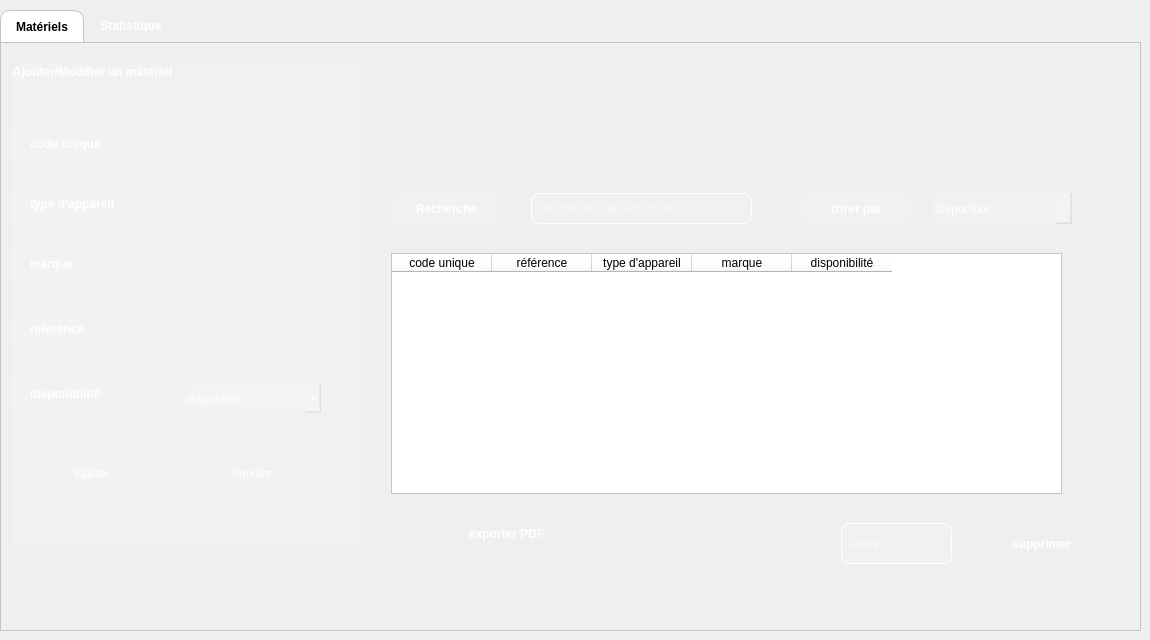
    <widget class="QWidget" name="page_6">
     <widget class="QTabWidget" name="tabWidget_5">
      <property name="geometry">
       <rect>
        <x>0</x>
        <y>10</y>
        <width>1141</width>
        <height>621</height>
       </rect>
      </property>
      <property name="font">
       <font>
        <bold>true</bold>
       </font>
      </property>
      <property name="styleSheet">
       <string notr="true">/* Style for the QTabWidget (the container) */
QTabWidget::pane {
    /* Removes the border around the content area */
    border: 1px solid #c4c4c4;
}

/* Style for the QTabBar (the tab buttons themselves) */
QTabBar {
    border-top-left-radius: 10px;
    border-top-right-radius: 10px;
}

/* Style for the selected tab */
QTabBar::tab:selected {
    background-color: white; /* White background for the active tab */
    color: black; /* Black text for the active tab */
    border: 1px solid #c4c4c4; /* A light border */
    border-bottom: none; /* No border at the bottom to blend with the content pane */
    border-top-left-radius: 10px;
    border-top-right-radius: 10px;
    padding: 8px 15px; /* Add some padding for spacing */
}

/* Style for the unselected tabs */
QTabBar::tab:!selected {
    background-color: transparent; /* Transparent background for inactive tabs */
    color: white; /* White text for inactive tabs */
    border: 1px solid transparent; /* Transparent border */
    padding: 8px 15px; /* Add some padding for spacing */
}

/* Style for the unselected tabs on hover */
QTabBar::tab:!selected:hover {
    background-color: rgba(255, 255, 255, 0.1); /* A subtle white transparency on hover */
}</string>
      </property>
      <property name="currentIndex">
       <number>0</number>
      </property>
      <widget class="QWidget" name="tab_11">
       <attribute name="title">
        <string>Matériels</string>
       </attribute>
       <widget class="QPushButton" name="pushButton_27">
        <property name="geometry">
         <rect>
          <x>390</x>
          <y>150</y>
          <width>111</width>
          <height>31</height>
         </rect>
        </property>
        <property name="font">
         <font>
          <bold>true</bold>
         </font>
        </property>
        <property name="styleSheet">
         <string notr="true">background-color: rgba(255, 255, 255, 30); /* Semi-transparent white background */
    color: white; /* Text color */
  
    border-radius: 8px; /* Rounded corners */
    padding: 5px; /* Adds space inside the widget for text, so it's not right up against the edges */</string>
        </property>
        <property name="text">
         <string>Recherche</string>
        </property>
       </widget>
       <widget class="QLineEdit" name="lineEdit_36">
        <property name="geometry">
         <rect>
          <x>530</x>
          <y>150</y>
          <width>221</width>
          <height>31</height>
         </rect>
        </property>
        <property name="styleSheet">
         <string notr="true">QLineEdit {
    background-color: rgba(255, 255, 255, 30); /* Semi-transparent white background */
    color: white; /* Text color */
    border: 1px solid white; /* A subtle, semi-transparent white border */
    border-radius: 8px; /* Rounded corners */
    padding: 5px; /* Adds space inside the widget for text, so it's not right up against the edges */
}</string>
        </property>
        <property name="placeholderText">
         <string>Recherche par mot-clé ou ....</string>
        </property>
       </widget>
       <widget class="QPushButton" name="pushButton_28">
        <property name="geometry">
         <rect>
          <x>980</x>
          <y>480</y>
          <width>121</width>
          <height>41</height>
         </rect>
        </property>
        <property name="styleSheet">
         <string notr="true">QPushButton {
    /* 1. Base Orange &quot;Sun&quot; Background (Gradient for a slight shine) */
    background-color: qlineargradient(
        x1: 0, y1: 0, x2: 0, y2: 1,
        stop: 0 #ff8c00,   /* Darker orange at the top */
        stop: 1 #ffa500    /* Lighter orange at the bottom */
    );
    color: white; /* White text for contrast */
    border: 2px solid transparent; /* Transparent border initially */
    border-radius: 8px;
    padding: 10px 20px;
    font-weight: bold;
}

QPushButton:hover {
    /* 2. Bright Contour (Border) when the mouse passes over */
    border: 2px solid #ffcc00; /* Bright yellow border (the glow) */
    background-color: qlineargradient(
        x1: 0, y1: 0, x2: 0, y2: 1,
        stop: 0 #ff951a,   /* Slightly brighter background on hover */
        stop: 1 #ffb01a
    );
}

QPushButton:pressed {
    /* 3. Darker press effect */
    background-color: rgb(0, 170, 127); /* Solid darker orange */
    border: 2px solid #ffcc00;
}</string>
        </property>
        <property name="text">
         <string>supprimer</string>
        </property>
       </widget>
       <widget class="QPushButton" name="pushButton_29">
        <property name="geometry">
         <rect>
          <x>430</x>
          <y>470</y>
          <width>151</width>
          <height>41</height>
         </rect>
        </property>
        <property name="styleSheet">
         <string notr="true">QPushButton {
    /* 1. Base Orange &quot;Sun&quot; Background (Gradient for a slight shine) */
    background-color: qlineargradient(
        x1: 0, y1: 0, x2: 0, y2: 1,
        stop: 0 #ff8c00,   /* Darker orange at the top */
        stop: 1 #ffa500    /* Lighter orange at the bottom */
    );
    color: white; /* White text for contrast */
    border: 2px solid transparent; /* Transparent border initially */
    border-radius: 8px;
    padding: 10px 20px;
    font-weight: bold;
}

QPushButton:hover {
    /* 2. Bright Contour (Border) when the mouse passes over */
    border: 2px solid #ffcc00; /* Bright yellow border (the glow) */
    background-color: qlineargradient(
        x1: 0, y1: 0, x2: 0, y2: 1,
        stop: 0 #ff951a,   /* Slightly brighter background on hover */
        stop: 1 #ffb01a
    );
}

QPushButton:pressed {
    /* 3. Darker press effect */
    background-color: rgb(0, 170, 127); /* Solid darker orange */
    border: 2px solid #ffcc00;
}</string>
        </property>
        <property name="text">
         <string>exporter PDF</string>
        </property>
       </widget>
       <widget class="QPushButton" name="pushButton_30">
        <property name="geometry">
         <rect>
          <x>800</x>
          <y>150</y>
          <width>111</width>
          <height>31</height>
         </rect>
        </property>
        <property name="font">
         <font>
          <bold>true</bold>
         </font>
        </property>
        <property name="styleSheet">
         <string notr="true">background-color: rgba(255, 255, 255, 30); /* Semi-transparent white background */
    color: white; /* Text color */
  
    border-radius: 8px; /* Rounded corners */
    padding: 5px; /* Adds space inside the widget for text, so it's not right up against the edges */</string>
        </property>
        <property name="text">
         <string>trirer par</string>
        </property>
       </widget>
       <widget class="QLabel" name="label_48">
        <property name="geometry">
         <rect>
          <x>970</x>
          <y>0</y>
          <width>161</width>
          <height>151</height>
         </rect>
        </property>
        <property name="styleSheet">
         <string notr="true">image: url(:/images/logo.png);
background-color: transparent;
</string>
        </property>
        <property name="text">
         <string/>
        </property>
       </widget>
       <widget class="QGroupBox" name="groupBox_2">
        <property name="geometry">
         <rect>
          <x>10</x>
          <y>20</y>
          <width>351</width>
          <height>481</height>
         </rect>
        </property>
        <property name="font">
         <font>
          <bold>true</bold>
         </font>
        </property>
        <property name="styleSheet">
         <string notr="true">background-color: white; /* White background for the active tab */
    color: black; /* Black text for the active tab */
    border: 1px solid #c4c4c4; /* A light border */
    border-bottom: none; /* No border at the bottom to blend with the content pane */
    border-top-left-radius: 10px;
    border-top-right-radius: 10px;
    padding: 8px 15px; /* Add some padding for spacing */

    background-color: transparent; /* Transparent background for inactive tabs */
    color: white; /* White text for inactive tabs */
    border: 1px solid transparent; /* Transparent border */
    padding: 8px 15px; /* Add some padding for spacing */


    background-color: rgba(255, 255, 255, 0.1); /* A subtle white transparency on hover */</string>
        </property>
        <property name="title">
         <string>Ajouter/Modifier un matériel</string>
        </property>
        <widget class="QLabel" name="label_8">
         <property name="geometry">
          <rect>
           <x>0</x>
           <y>60</y>
           <width>141</width>
           <height>41</height>
          </rect>
         </property>
         <property name="font">
          <font>
           <bold>true</bold>
          </font>
         </property>
         <property name="text">
          <string>code unique</string>
         </property>
        </widget>
        <widget class="QLabel" name="label_9">
         <property name="geometry">
          <rect>
           <x>0</x>
           <y>120</y>
           <width>141</width>
           <height>41</height>
          </rect>
         </property>
         <property name="font">
          <font>
           <bold>true</bold>
          </font>
         </property>
         <property name="text">
          <string>type d'appareil</string>
         </property>
        </widget>
        <widget class="QLabel" name="label_10">
         <property name="geometry">
          <rect>
           <x>0</x>
           <y>180</y>
           <width>101</width>
           <height>41</height>
          </rect>
         </property>
         <property name="font">
          <font>
           <bold>true</bold>
          </font>
         </property>
         <property name="text">
          <string>marque</string>
         </property>
        </widget>
        <widget class="QLabel" name="label_11">
         <property name="geometry">
          <rect>
           <x>0</x>
           <y>250</y>
           <width>111</width>
           <height>31</height>
          </rect>
         </property>
         <property name="font">
          <font>
           <bold>true</bold>
          </font>
         </property>
         <property name="text">
          <string>référence</string>
         </property>
        </widget>
        <widget class="QLabel" name="label_12">
         <property name="geometry">
          <rect>
           <x>0</x>
           <y>310</y>
           <width>131</width>
           <height>41</height>
          </rect>
         </property>
         <property name="font">
          <font>
           <bold>true</bold>
          </font>
         </property>
         <property name="text">
          <string>disponibilité</string>
         </property>
        </widget>
        <widget class="QLineEdit" name="lineEdit_7">
         <property name="geometry">
          <rect>
           <x>160</x>
           <y>60</y>
           <width>161</width>
           <height>41</height>
          </rect>
         </property>
        </widget>
        <widget class="QLineEdit" name="lineEdit_9">
         <property name="geometry">
          <rect>
           <x>160</x>
           <y>120</y>
           <width>151</width>
           <height>41</height>
          </rect>
         </property>
        </widget>
        <widget class="QLineEdit" name="lineEdit_10">
         <property name="geometry">
          <rect>
           <x>160</x>
           <y>180</y>
           <width>161</width>
           <height>41</height>
          </rect>
         </property>
        </widget>
        <widget class="QLineEdit" name="lineEdit_11">
         <property name="geometry">
          <rect>
           <x>160</x>
           <y>250</y>
           <width>161</width>
           <height>31</height>
          </rect>
         </property>
        </widget>
        <widget class="QPushButton" name="pushButton_8">
         <property name="geometry">
          <rect>
           <x>20</x>
           <y>390</y>
           <width>121</width>
           <height>41</height>
          </rect>
         </property>
         <property name="styleSheet">
          <string notr="true">QPushButton {
    /* 1. Base Orange &quot;Sun&quot; Background (Gradient for a slight shine) */
    background-color: qlineargradient(
        x1: 0, y1: 0, x2: 0, y2: 1,
        stop: 0 #ff8c00,   /* Darker orange at the top */
        stop: 1 #ffa500    /* Lighter orange at the bottom */
    );
    color: white; /* White text for contrast */
    border: 2px solid transparent; /* Transparent border initially */
    border-radius: 8px;
    padding: 10px 20px;
    font-weight: bold;
}

QPushButton:hover {
    /* 2. Bright Contour (Border) when the mouse passes over */
    border: 2px solid #ffcc00; /* Bright yellow border (the glow) */
    background-color: qlineargradient(
        x1: 0, y1: 0, x2: 0, y2: 1,
        stop: 0 #ff951a,   /* Slightly brighter background on hover */
        stop: 1 #ffb01a
    );
}

QPushButton:pressed {
    /* 3. Darker press effect */
    background-color: rgb(0, 170, 127); /* Solid darker orange */
    border: 2px solid #ffcc00;
}
Écrire à projet c++
</string>
         </property>
         <property name="text">
          <string>Valider</string>
         </property>
        </widget>
        <widget class="QPushButton" name="pushButton_9">
         <property name="geometry">
          <rect>
           <x>180</x>
           <y>390</y>
           <width>121</width>
           <height>41</height>
          </rect>
         </property>
         <property name="styleSheet">
          <string notr="true">QPushButton {
    /* 1. Base Orange &quot;Sun&quot; Background (Gradient for a slight shine) */
    background-color: qlineargradient(
        x1: 0, y1: 0, x2: 0, y2: 1,
        stop: 0 #ff8c00,   /* Darker orange at the top */
        stop: 1 #ffa500    /* Lighter orange at the bottom */
    );
    color: white; /* White text for contrast */
    border: 2px solid transparent; /* Transparent border initially */
    border-radius: 8px;
    padding: 10px 20px;
    font-weight: bold;
}

QPushButton:hover {
    /* 2. Bright Contour (Border) when the mouse passes over */
    border: 2px solid #ffcc00; /* Bright yellow border (the glow) */
    background-color: qlineargradient(
        x1: 0, y1: 0, x2: 0, y2: 1,
        stop: 0 #ff951a,   /* Slightly brighter background on hover */
        stop: 1 #ffb01a
    );
}

QPushButton:pressed {
    /* 3. Darker press effect */
    background-color: rgb(0, 170, 127); /* Solid darker orange */
    border: 2px solid #ffcc00;
}
Écrire à projet c++
</string>
         </property>
         <property name="text">
          <string>Annuler</string>
         </property>
        </widget>
        <widget class="QComboBox" name="comboBox_10">
         <property name="geometry">
          <rect>
           <x>170</x>
           <y>320</y>
           <width>141</width>
           <height>31</height>
          </rect>
         </property>
         <property name="styleSheet">
          <string notr="true">background-color: rgba(255, 255, 255, 30); /* Semi-transparent white background */
    color: white; /* Text color */
  
    border-radius: 8px; /* Rounded corners */
    padding: 5px; /* Adds space inside the widget for text, so it's not right up against the edges */</string>
         </property>
         <item>
          <property name="text">
           <string>disponible</string>
          </property>
         </item>
         <item>
          <property name="text">
           <string>non disponible</string>
          </property>
         </item>
        </widget>
       </widget>
       <widget class="QComboBox" name="comboBox_11">
        <property name="geometry">
         <rect>
          <x>930</x>
          <y>150</y>
          <width>141</width>
          <height>31</height>
         </rect>
        </property>
        <property name="styleSheet">
         <string notr="true">background-color: rgba(255, 255, 255, 30); /* Semi-transparent white background */
    color: white; /* Text color */
  
    border-radius: 8px; /* Rounded corners */
    padding: 5px; /* Adds space inside the widget for text, so it's not right up against the edges */</string>
        </property>
        <item>
         <property name="text">
          <string>disponible</string>
         </property>
        </item>
        <item>
         <property name="text">
          <string>non disponible</string>
         </property>
        </item>
       </widget>
       <widget class="QTableWidget" name="tableWidget_6">
        <property name="geometry">
         <rect>
          <x>390</x>
          <y>210</y>
          <width>671</width>
          <height>241</height>
         </rect>
        </property>
        <property name="styleSheet">
         <string notr="true">background-color: rgb(255, 255, 255);
color: black;
</string>
        </property>
        <column>
         <property name="text">
          <string>code unique</string>
         </property>
        </column>
        <column>
         <property name="text">
          <string>référence</string>
         </property>
        </column>
        <column>
         <property name="text">
          <string>type d'appareil</string>
         </property>
        </column>
        <column>
         <property name="text">
          <string>marque</string>
         </property>
        </column>
        <column>
         <property name="text">
          <string>disponibilité</string>
         </property>
        </column>
       </widget>
       <widget class="QLineEdit" name="lineEdit_33">
        <property name="geometry">
         <rect>
          <x>840</x>
          <y>480</y>
          <width>111</width>
          <height>41</height>
         </rect>
        </property>
        <property name="font">
         <font>
          <pointsize>9</pointsize>
          <bold>true</bold>
         </font>
        </property>
        <property name="styleSheet">
         <string notr="true">QLineEdit {
    background-color: rgba(255, 255, 255, 30); /* Semi-transparent white background */
    color: white; /* Text color */
    border: 1px solid white; /* A subtle, semi-transparent white border */
    border-radius: 8px; /* Rounded corners */
    padding: 5px; /* Adds space inside the widget for text, so it's not right up against the edges */
}</string>
        </property>
        <property name="placeholderText">
         <string>Code</string>
        </property>
       </widget>
      </widget>
      <widget class="QWidget" name="tab_12">
       <attribute name="title">
        <string>Statistique</string>
       </attribute>
       <widget class="QWidget" name="widget_5" native="true">
        <property name="geometry">
         <rect>
          <x>50</x>
          <y>50</y>
          <width>881</width>
          <height>471</height>
         </rect>
        </property>
        <property name="styleSheet">
         <string notr="true">background-color: rgb(255, 255, 255);</string>
        </property>
       </widget>
      </widget>
     </widget>
    </widget>
